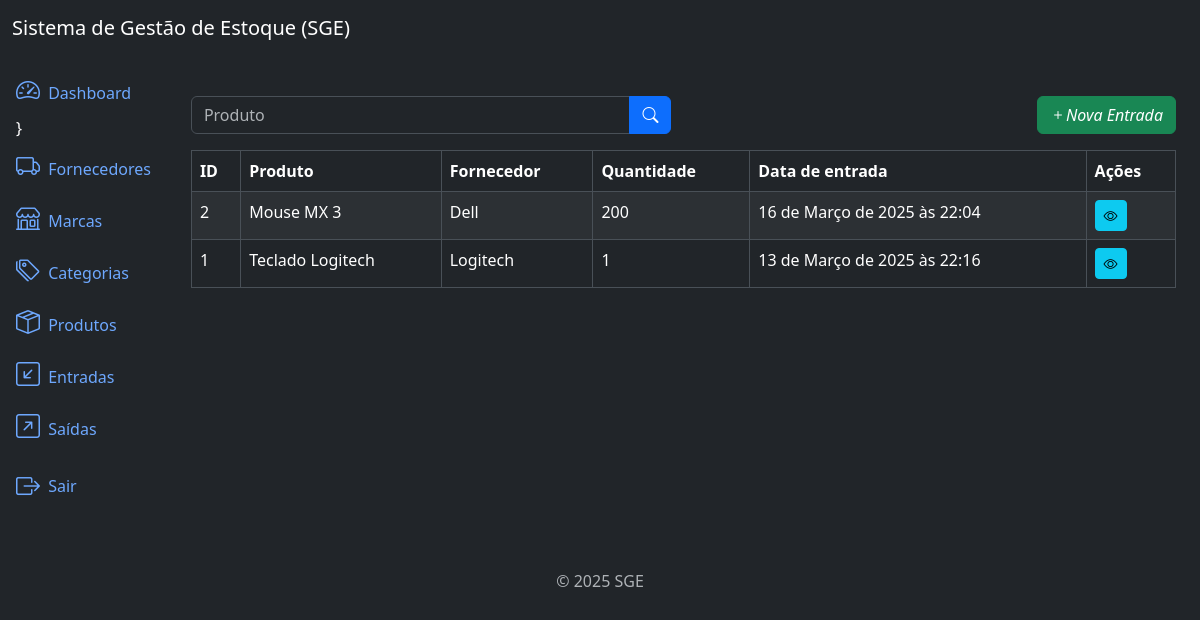
The app's page /inflows/list/ (signed in) with its own data.
### inflows/models.py (models this page shows, shortened)
class Inflow(models.Model):
    supplier = models.ForeignKey(Supplier, on_delete=models.PROTECT, related_name='inflows')
    product = models.ForeignKey(Product, on_delete=models.PROTECT, related_name='inflows')
    quantity = models.IntegerField()
    description = models.TextField(null=True, blank=True)
    created_at = models.DateTimeField(auto_now_add=True)
    update_at = models.DateTimeField(auto_now=True)
    class Meta:
        ordering = ['-created_at']
        verbose_name = 'Inflow'
        verbose_name_plural = 'Inflows'

### products/models.py (models this page shows)
class Product(models.Model):
    title = models.CharField(max_length=500)
    category = models.ForeignKey(Category, on_delete=models.PROTECT, related_name='products')
    brand = models.ForeignKey(Brand, on_delete=models.PROTECT, related_name='products')
    description = models.TextField(null=True, blank=True)
    series_number = models.CharField(max_length=500,null=True, blank=True)
    cost_price = models.DecimalField(max_digits=20, decimal_places=2)
    selling_price = models.DecimalField(max_digits=20, decimal_places=2)
    quantity = models.IntegerField(default=0)
    created_at = models.DateTimeField(auto_now_add=True)
    updated_at = models.DateTimeField(auto_now=True)
    class Meta:
        ordering = ['title']
        verbose_name = 'Product'
        verbose_name_plural = 'Products'
    def __str__(self):
        return self.title

### suppliers/models.py (models this page shows)
class Supplier(models.Model):
    name = models.CharField(max_length=500)
    description = models.TextField(null=True, blank=True)
    created_at = models.DateTimeField(auto_now_add=True)
    updated_at = models.DateTimeField(auto_now=True)
    class Meta:
        verbose_name = 'Supplier'
        verbose_name_plural = 'Suppliers'
        ordering = ['name']
    def __str__(self):
        return self.name

### inflows/views.py (the view)
# urls.py: path('inflows/list/', InflowListView.as_view(), name='inflow_list'),
class InflowListView(LoginRequiredMixin, ListView):
    model = Inflow
    template_name = 'inflow_list.html'
    context_object_name = 'inflows'
    paginate_by = 10
    permission_required = 'inflows.view_inflow'
    def get_queryset(self):
        queryset = super().get_queryset()
        product = self.request.GET.get('product')
        if product:
            queryset = queryset.filter(product__title__icontains=product)
        return queryset

### inflows/templates/inflow_list.html (shortened to what this page needs)
{% extends 'base.html' %}
{% block content %}
    <div class="row mb-3">
        <div class="col-md-6">
            <form method="get" action="{% url 'inflow_list' %}">
                <div class="input-group">
                  <input type="text" class="form-control" name="product" placeholder="Produto" value="{{ request.GET.product }}">
                  <button type="submit" class="btn btn-primary">
                    <i class="bi bi-search"></i>
                  </button>
                </div>
            </form>
        </div>
        {% if perms.inflows.add_inflow %}
            <div class="col-md-6">
                <a href="{% url 'inflow_create' %}" class="btn btn-success float-end">
                    <i class="bi bi-plus">Nova Entrada</i>
                </a>
            </div>
        {% endif %}
    </div>
    <div class="table-responsive">
        <table class="table table-striped table-bordered">
            <thead class="thead-dark">
                <tr>
                    <th>ID</th>
                    <th>Produto</th>
                    <th>Fornecedor</th>
                    <th>Quantidade</th>
                    <th>Data de entrada</th>
                    <th>Ações</th>
                </tr>
            </thead>
            <tbody>
                {% for inflow in inflows %}
                <tr>
                    <td>{{ inflow.id }}</td>
                    <td>{{ inflow.product }}</td>
                    <td>{{ inflow.supplier }}</td>
                    <td>{{ inflow.quantity }}</td>
                    <td>{{ inflow.created_at }}</td>
                    <td>
                        {% if perms.inflows.view_inflow %}
                            <a href="{% url 'inflow_detail' inflow.id %}" class="btn btn-info btn-sm">
                                <i class="bi bi-eye"></i>
                            </a>
                        {% endif %}
                    </td>
                </tr>
                {% endfor %}
            </tbody>
        </table>
    </div>
{% endblock %}

### records on screen
Inflow: id "2", product "Mouse MX 3", supplier "Dell", quantity "200", created_at "16 de Março de 2025 às 22:04"
Inflow: id "1", product "Teclado Logitech", supplier "Logitech", quantity "1", created_at "13 de Março de 2025 às 22:16"
